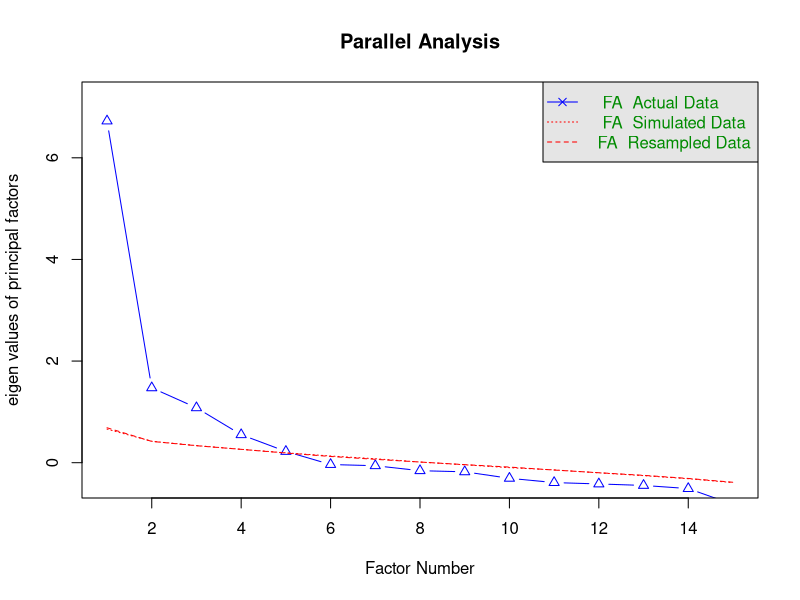

Reproduce this figure in R. (Note: this script raises an error after producing the figure.)
# STAT 467 - Factor Analysis
# Input: data_country_level.csv

library(tidyverse)
library(psych)
library(GPArotation)
library(corrplot)
library(gridExtra)
library(nFactors)

df <- read.csv("data_country_level.csv", stringsAsFactors = FALSE)
df$Status <- as.factor(df$Status)

cat("Data:", nrow(df), "countries\n\n")

fa_vars <- c("Adult_Mortality", "infant_deaths", "Alcohol", "Hepatitis_B", "BMI",
             "under_five_deaths", "Polio", "Total_expenditure", "Diphtheria", "HIV_AIDS",
             "thinness_10_19_years", "thinness_5_9_years", "Income_composition", "Schooling", "GDP_log")

X_fa <- df %>% select(all_of(fa_vars)) %>% drop_na()
df_complete <- df %>% select(Country, Status, all_of(fa_vars)) %>% drop_na()

cat("Variables:", length(fa_vars), ", Obs:", nrow(X_fa), "\n\n")

R <- cor(X_fa)

# KMO
kmo <- KMO(R)
cat("=== KMO ===\n")
cat("Overall MSA:", round(kmo$MSA, 3), "\n")

# Bartlett
bartlett <- cortest.bartlett(R, n = nrow(X_fa))
cat("\n=== Bartlett's Test ===\n")
cat("Chi-sq:", round(bartlett$chisq, 2), ", df:", bartlett$df, ", p:", format(bartlett$p.value, scientific = TRUE), "\n")

# Eigenvalues
eigenvalues <- eigen(R)$values
n_kaiser <- sum(eigenvalues > 1)
cat("\nKaiser criterion:", n_kaiser, "factors\n")

# Parallel analysis
cat("\n=== Parallel Analysis ===\n")
png("figures/fa_parallel_analysis.png", width = 900, height = 600, res = 120)
pa <- fa.parallel(X_fa, fa = "fa", n.iter = 100, main = "Parallel Analysis")
dev.off()
cat("Parallel analysis suggests:", pa$nfact, "factors\n")

n_factors <- max(pa$nfact, 4)
cat("Using", n_factors, "factors\n")

# Factor Analysis - Varimax
cat("\n=== FA WITH VARIMAX ===\n")
fa_varimax <- fa(X_fa, nfactors = n_factors, rotate = "varimax", fm = "ml", scores = "regression")
print(fa_varimax, cut = 0.3, sort = TRUE)

# Factor Analysis - Promax
cat("\n=== FA WITH PROMAX ===\n")
fa_promax <- fa(X_fa, nfactors = n_factors, rotate = "promax", fm = "ml", scores = "regression")
print(fa_promax, cut = 0.3, sort = TRUE)

# Loadings table
loadings_mat <- fa_varimax$loadings
class(loadings_mat) <- "matrix"
loadings_df <- as.data.frame(loadings_mat)
colnames(loadings_df) <- paste0("F", 1:n_factors)
loadings_df$Variable <- rownames(loadings_df)
loadings_df$Communality <- fa_varimax$communality

cat("\n=== LOADINGS ===\n")
print(round(loadings_df[, c("Variable", paste0("F", 1:n_factors), "Communality")], 3))
write.csv(loadings_df, "figures/fa_loadings.csv", row.names = FALSE)

# Loadings heatmap
loadings_long <- loadings_df %>%
  select(Variable, paste0("F", 1:n_factors)) %>%
  pivot_longer(cols = starts_with("F"), names_to = "Factor", values_to = "Loading")

p_loadings <- ggplot(loadings_long, aes(x = Factor, y = Variable, fill = Loading)) +
  geom_tile() +
  geom_text(aes(label = ifelse(abs(Loading) >= 0.3, round(Loading, 2), "")), size = 3) +
  scale_fill_gradient2(low = "#E94F37", mid = "white", high = "#2E86AB", limits = c(-1, 1)) +
  labs(title = "Factor Loadings (Varimax)") + theme_minimal()
ggsave("figures/fa_loadings_heatmap.png", p_loadings, width = 10, height = 10, dpi = 150)

# Factor interpretation
cat("\n=== FACTOR INTERPRETATION ===\n")
cat("F1: Economic Development (GDP, Schooling, Income)\n")
cat("F2: Healthcare Access (Diphtheria, Polio, Hep B)\n")
cat("F3: Mortality Burden (Adult/infant/under-5 deaths)\n")
cat("F4: Nutritional Status (BMI, thinness, Alcohol)\n")

# Factor correlations (Promax)
if (!is.null(fa_promax$Phi)) {
  cat("\n=== FACTOR CORRELATIONS (Promax) ===\n")
  print(round(fa_promax$Phi, 3))

  png("figures/fa_factor_correlations.png", width = 600, height = 500, res = 120)
  corrplot(fa_promax$Phi, method = "color", type = "lower", addCoef.col = "black",
           tl.col = "black", title = "Factor Correlations", mar = c(0, 0, 2, 0))
  dev.off()
}

# Factor scores
factor_scores <- as.data.frame(fa_varimax$scores)
colnames(factor_scores) <- paste0("F", 1:n_factors)
factor_scores$Country <- df_complete$Country
factor_scores$Status <- df_complete$Status

cat("\n=== FACTOR SCORE MEANS BY STATUS ===\n")
factor_means <- factor_scores %>%
  group_by(Status) %>%
  summarise(across(starts_with("F"), ~round(mean(.), 3)))
print(factor_means)

write.csv(factor_scores, "figures/fa_factor_scores.csv", row.names = FALSE)

# Factor score plots
p_f1f2 <- ggplot(factor_scores, aes(x = F1, y = F2, color = Status)) +
  geom_point(alpha = 0.7, size = 2.5) + stat_ellipse(level = 0.95) +
  scale_color_manual(values = c("#2E86AB", "#E94F37")) +
  labs(title = "F1 vs F2", x = "F1 (Economic Development)", y = "F2 (Healthcare)") +
  theme_minimal()

p_f1f3 <- ggplot(factor_scores, aes(x = F1, y = F3, color = Status)) +
  geom_point(alpha = 0.7, size = 2.5) + stat_ellipse(level = 0.95) +
  scale_color_manual(values = c("#2E86AB", "#E94F37")) +
  labs(title = "F1 vs F3", x = "F1 (Economic Development)", y = "F3 (Mortality)") +
  theme_minimal()

ggsave("figures/fa_factor_scores_plot.png", grid.arrange(p_f1f2, p_f1f3, ncol = 2), width = 14, height = 6, dpi = 150)

# Model fit
cat("\n=== MODEL FIT ===\n")
cat("TLI:", round(fa_varimax$TLI, 3), "\n")
cat("RMSEA:", round(fa_varimax$RMSEA[1], 3), "\n")
cat("BIC:", round(fa_varimax$BIC, 2), "\n")

cat("\n=== Factor Analysis Complete ===\n")
cat("Run 06_classification.R next.\n")
